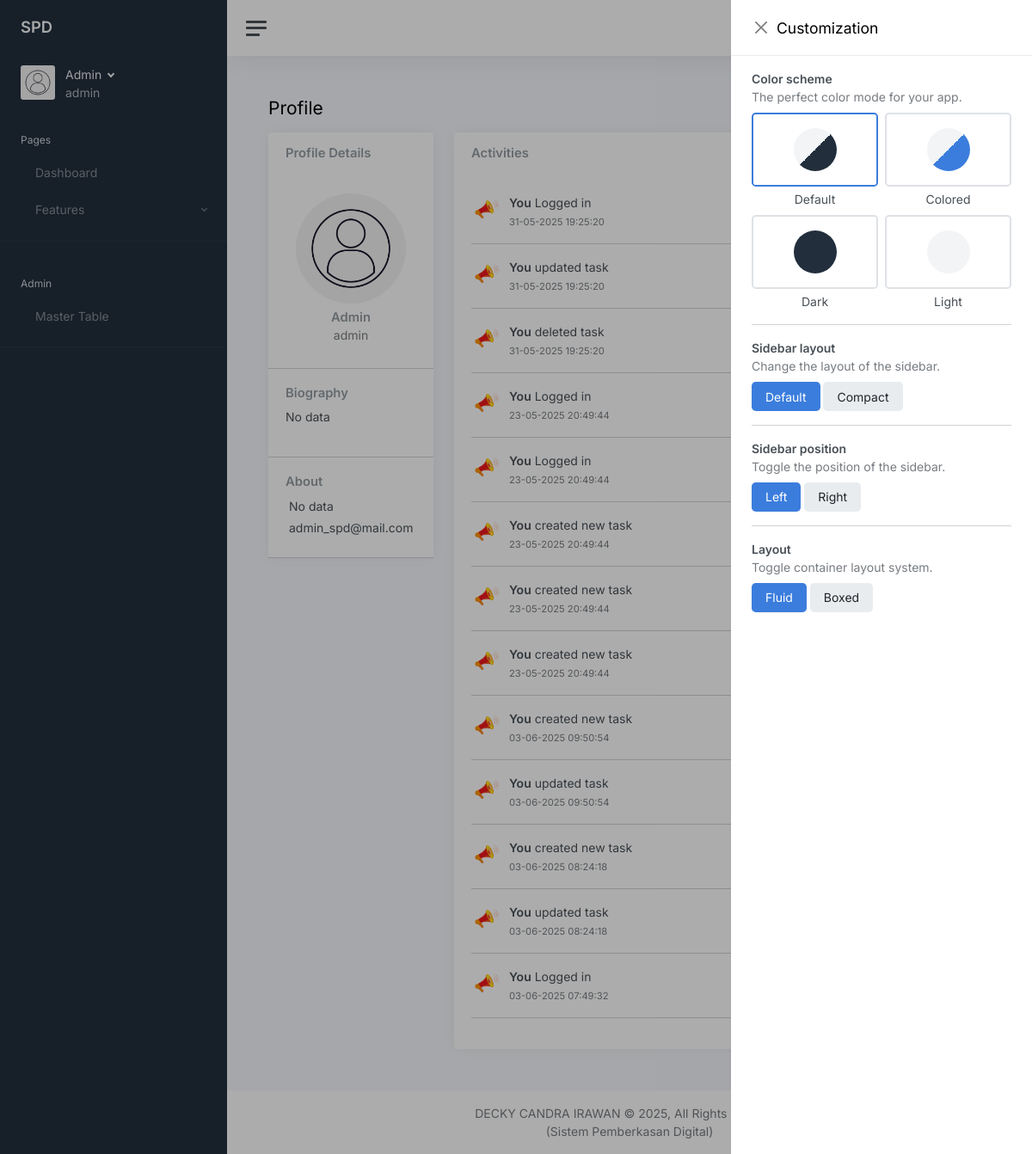
The page /profile (signed in) on the database as committed earlier.
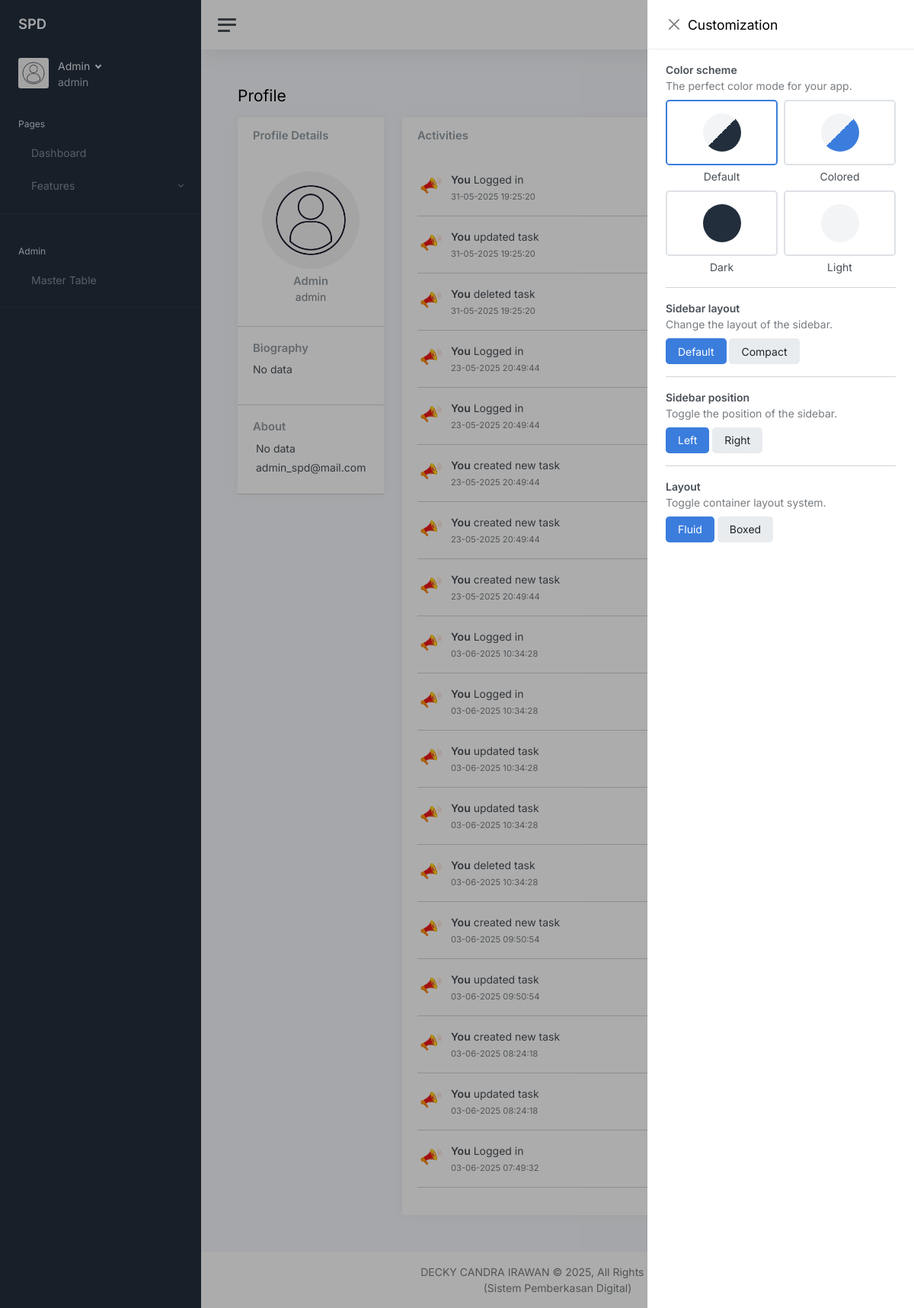
The same page on the database as committed later.
### tables this page shows
CREATE TABLE users (
                    id INTEGER PRIMARY KEY AUTOINCREMENT,
                    username TEXT,
                    password_hash TEXT NOT NULL,
                    name TEXT,
                    phone_number TEXT,
                    email TEXT UNIQUE NOT NULL,
                    biography TEXT,
                    role TEXT NOT NULL,
                    profile_pict TEXT,
                    reset_token TEXT,
                    reset_token_time TIMESTAMP,
                    remember TEXT,
                    created_at TIMESTAMP DEFAULT CURRENT_TIMESTAMP,
                    updated_at TIMESTAMP       
                );

CREATE TABLE activities (
                    id INTEGER PRIMARY KEY,
                    activity_name TEXT,
                    created_at TIMESTAMP DEFAULT CURRENT_TIMESTAMP,
                    user_id INTEGER REFERENCES users (id) ON DELETE NO ACTION ON UPDATE NO ACTION
                    );

### controllers/views.py (the view)
@views_blueprint.route('/profile', methods=['GET', 'POST'])
@login_required
def profile():
    if request.method == 'GET':
        session['csrf_token'] = secrets.token_hex(16)
    activities_log = get_activity()
    return render_template('profile.html', current_user=current_user, activities_log=activities_log)

### app.py (called while the page is built)
@login_manager.user_loader
def load_user(user_id):
    with get_db() as db:
        user = db.execute('SELECT * FROM users WHERE id = ?', (user_id,)).fetchone()
        return User({key: user[key] for key in user.keys()}) if user else None

@app.template_filter('truncate_word')
def truncate_word(s, length=10):
    return s[:length] + '...' if len(s) > length else s

### controllers/helpers/database.py (called while the page is built)
def get_db():
    conn = sqlite3.connect(DATABASE)
    conn.row_factory = sqlite3.Row
    return conn

### controllers/log_activity.py (called while the page is built)
def get_activity():
    processed_row = []
    sql = f"SELECT * FROM activities WHERE user_id = {current_user.id} ORDER BY created_at DESC;"
    try:
        with get_db() as db:
            activity = db.execute(sql).fetchall()
        db.commit()
    except Exception as e:
        print(e)
    for i in activity:
        dt = datetime.strptime(i[2], "%d-%m-%Y %H:%M:%S")
        new_row = i[0],i[1],dt.strftime("%d-%m-%Y %H:%M:%S"),i[3]
        processed_row.append(new_row)
    return processed_row

### templates/profile.html (shortened to what this page needs)
{% include "partials/main_head.html" %} {% include "partials/alert.html" %}
<main class="content">
    <div class="container-fluid p-0">
        <div class="mb-3">
            <h1 class="h3 d-inline align-middle">Profile</h1>
        </div>
        <div class="row">
            <div class="col-md-4 col-xl-3">
                <div class="card mb-3">
                    <div class="card-header">
                        <h5 class="card-title mb-0">Profile Details</h5>
                    </div>
                    <div class="card-body text-center">
                        <img
                            src="{{ url_for('static', filename='uploads/avatars/'+(current_user.profile_pict or 'default.jpg'))}}"
                            alt=""
                            class="img-fluid rounded-circle mb-2"
                            width="128"
                            height="128"
                        >
                        <h5 class="card-title mb-0">{{current_user.name}}</h5>
                        <div class="text-muted mb-2">{{current_user.role}}</div>
                    </div>
                    <hr class="my-0">
                    <div class="card-body">
                        <h5 class="h6 card-title">Biography</h5>
                        <p>{{current_user.biography or 'No data'}}</p>
                    </div>
                    <hr class="my-0">
                    <div class="card-body">
                        <h5 class="h6 card-title">About</h5>
                        <ul class="list-unstyled mb-0">
                            <li class="mb-1">
                                {{current_user.phone_number or 'No data'}}
                            </li>
                            <li class="mb-1">
                                {{current_user.email or 'No data'}}
                            </li>
                        </ul>
                    </div>
                    <hr class="my-0">
                </div>
            </div>
            <div class="col-md-8 col-xl-9">
                <div class="card">
                    <div class="card-header">
                        <h5 class="card-title mb-0">Activities</h5>
                    </div>
                    <div class="card-body h-100">
                        {% for item in activities_log %}
                        <div class="d-flex align-items-start">
                            <img
                                src="{{ url_for('static', filename='images/components/speaker.png')}}"
                                width="36"
                                height="36"
                                class="rounded-circle me-2"
                                alt="Speaker"
                            >
                            <div class="flex-grow-1">
                                <strong>You</strong>
                                {{item[1]}}
                                <br>
                                <small class="text-muted">{{item[2]}}</small>
                                <br>
                            </div>
                        </div>
                        <hr>
                        {% endfor %}
                    </div>
                </div>
            </div>
        </div>
    </div>
</main>
{% include "partials/main_foot.html" %}

### templates/partials/main_head.html
{% include "partials/header.html" %}
<body
    data-theme="default"
    data-layout="fluid"
    data-sidebar-position="left"
    data-sidebar-layout="default"
>
    <div class="wrapper">
        {% include "partials/sidebar.html" %}
        <div class="main">
            {% include "partials/navbar.html" %}

### templates/partials/header.html (shortened to what this page needs)
<!DOCTYPE html>
<html lang="en">
    <head>
        <link class="js-stylesheet" href="{{ url_for('static', filename='admin_kit/css/light.css')}}" rel="stylesheet">
        <link
            rel="stylesheet"
            href="https://cdnjs.cloudflare.com/ajax/libs/font-awesome/6.7.2/css/all.min.css"
        >
        <link href="{{ url_for('static', filename='admin_kit/css/alert.css')}}" rel="stylesheet">
    </head>

### templates/partials/sidebar.html (shortened to what this page needs)
<nav id="sidebar" class="sidebar js-sidebar">
  <div class="sidebar-content js-simplebar">
    <a class="sidebar-brand" href="#">
      <span class="sidebar-brand-text align-middle"> SPD</span>
    </a>
    <div class="sidebar-user">
      <div class="d-flex justify-content-center">
        <div class="flex-shrink-0">
          <img
            class="avatar img-fluid rounded me-1"
            src="{{url_for('static', filename='uploads/avatars/'+(current_user.profile_pict or 'default.jpg'))}}"
            alt="Profile Picture"
          />
        </div>
        <div class="flex-grow-1 ps-2">
          <a
            class="sidebar-user-title dropdown-toggle"
            href="#"
            data-bs-toggle="dropdown"
          >
            {{current_user.name|truncate_word}}
          </a>
          <div class="sidebar-user-subtitle">{{current_user.role}}</div>
        </div>
      </div>
    </div>
    <ul class="sidebar-nav">
      <li class="sidebar-header">Pages</li>
      <li
        class="sidebar-item {{ 'active' if page_title == 'Dashboard' else '' }}"
      >
        <a class="sidebar-link" href="{{url_for('views.dashboard')}}">
          <span class="align-middle">Dashboard</span>
        </a>
      </li>
      <li
        class="sidebar-item {{ 'active' if page_title == 'Features' else '' }}"
      >
        <a
          data-bs-target="#pages"
          data-bs-toggle="collapse"
          class="sidebar-link collapsed"
        >
          <span class="align-middle">Features</span>
        </a>
      </li>
      <hr />
      {% if current_user.role == 'admin' %}
      <li class="sidebar-header">Admin</li>
      <li
        class="sidebar-item {{ 'active' if page_title == 'Master Admin' else '' }}"
      >
        <a class="sidebar-link" href="/master_admin">
          <span class="align-middle">Master Table</span>
        </a>
      </li>
      <hr />
      {% endif %}
      <li class="sidebar-item">
        <div id="google_translate_element" class="sidebar-link"></div>
      </li>
    </ul>
  </div>
</nav>

### templates/partials/navbar.html (shortened to what this page needs)
<nav class="navbar navbar-expand navbar-light navbar-bg">
  <a class="sidebar-toggle js-sidebar-toggle">
    <i class="hamburger align-self-center"></i>
  </a>
  <div class="navbar-collapse collapse">
    <ul class="navbar-nav navbar-align">
      <li class="nav-item">
        <a class="nav-icon js-fullscreen d-none d-lg-block" href="#">
        </a>
      </li>
      <li class="nav-item dropdown">
        <a
          class="nav-link dropdown-toggle d-none d-sm-inline-block"
          href="#"
          data-bs-toggle="dropdown"
        >
          <span class="text-dark">{{current_user.name|truncate_word}}</span>
        </a>
      </li>
    </ul>
  </div>
</nav>

### templates/partials/main_foot.html (shortened to what this page needs)
{% include "partials/footer.html" %}
</div>
</div>
</body>
</html>

### templates/partials/footer.html
<footer class="footer">
  <div class="container-fluid">
    <div class="text-muted">
      <div class="text-center">
        <a class="text-muted" href="#" target="_blank">
          DECKY CANDRA IRAWAN © 2025, All Rights Reserved
          <br />
          (Sistem Pemberkasan Digital)
        </a>
      </div>
    </div>
  </div>
</footer>

### templates/partials/header.html (style rules this page uses)
html { overflow: auto; }
body { opacity: 0; overflow: auto; }
body { top: 0px !important; }

Rows that differ between the two databases and show on the page:
added activities: activity_name "Logged in", created_at "03-06-2025 10:34:28"
added activities: activity_name "Logged in", created_at "03-06-2025 10:34:28"
added activities: activity_name "updated task", created_at "03-06-2025 10:34:28"
added activities: activity_name "updated task", created_at "03-06-2025 10:34:28"
added activities: activity_name "deleted task", created_at "03-06-2025 10:34:28"
